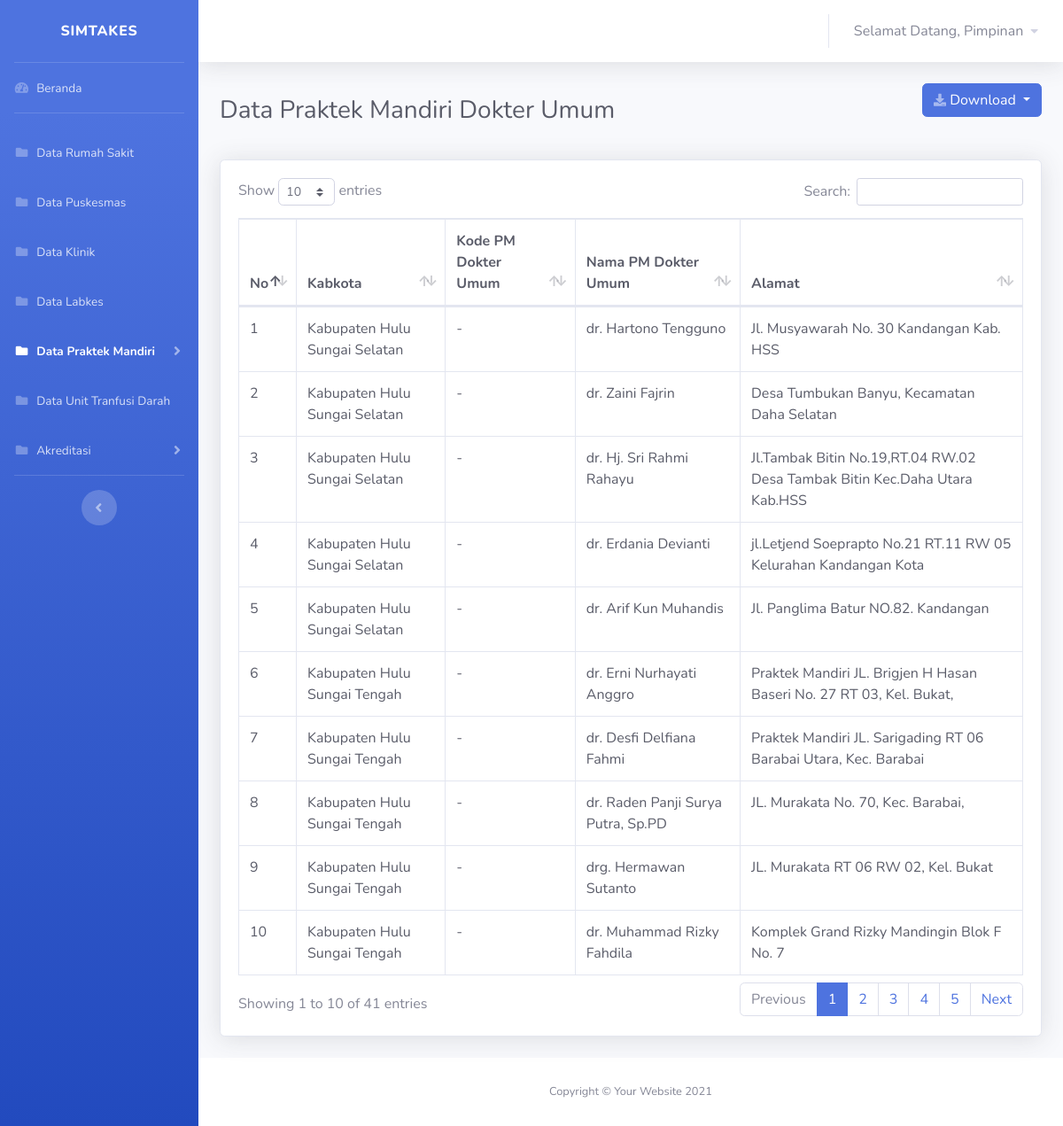
The page /views/pimpinan/praktekmandiri/pm_dokterumum.php (signed in) on the database its author committed.
### tables this page shows
CREATE TABLE `user` (
  `id_user` int(11) NOT NULL,
  `username` varchar(30) NOT NULL,
  `nama` varchar(100) NOT NULL,
  `password` varchar(30) NOT NULL,
  `id_role` int(11) NOT NULL
);

CREATE TABLE `data_pmdrumum` (
  `idx` int(11) NOT NULL,
  `kabkota` varchar(50) NOT NULL,
  `kodepmdrumum` varchar(50) NOT NULL,
  `namapmdrumum` varchar(50) NOT NULL,
  `alamat` varchar(255) NOT NULL
);

### koneksi.php (called while the page is built, shortened)
<?php
$koneksi = mysqli_connect("localhost", "root", "", "simtakes") or die(mysqli_error($koneksi));
$username = $_SESSION['username'];
$id_role = $_SESSION['id_role'];
function query($query)
{
    global $koneksi;
    $result = mysqli_query($koneksi, $query);
    $rows = [];
    while ($row = mysqli_fetch_assoc($result)) {
        $rows[] = $row;
    }
    return $rows;
}
?>

### views/pimpinan/praktekmandiri/pm_dokterumum.php (the view, shortened to what this page needs)
<?php
require '../../../koneksi.php';
$dokterumum = query("SELECT * FROM data_pmdrumum ORDER BY kabkota");
?>
<!DOCTYPE html>
<html lang="en">
<head>
    <link href="../../../vendor/fontawesome-free/css/all.min.css" rel="stylesheet" type="text/css">
    <link href="../../../css/sb-admin-2.min.css" rel="stylesheet">
    <link href="../../../vendor/datatables/dataTables.bootstrap4.min.css" rel="stylesheet">
</head>
<body id="page-top">
    <div id="wrapper">
        <ul class="navbar-nav bg-gradient-primary sidebar sidebar-dark accordion" id="accordionSidebar">
            <a class="sidebar-brand d-flex align-items-center justify-content-center" href="dashboard.php">
                <div class="sidebar-brand-text mx-3">SIMTAKES</div>
            </a>
            <hr class="sidebar-divider my-0">
            <li class="nav-item ">
                <a class="nav-link" href="../dashboard.php">
                    <i class="fas fa-fw fa-tachometer-alt"></i>
                    <span>Beranda</span></a>
            </li>
            <hr class="sidebar-divider">
            <li class="nav-item">
                <a class="nav-link" href="../rumahsakit/rumahsakit.php">
                <i class="fas fa-fw fa-folder"></i>
                    <span>Data Rumah Sakit</span></a>
            </li>
            <li class="nav-item ">
                <a class="nav-link " href="../puskesmas/puskesmas.php" >
                    <i class="fas fa-fw fa-folder"></i>
                    <span>Data Puskesmas</span>
                </a>
            </li>
            <li class="nav-item ">
                <a class="nav-link " href="../klinik/klinik.php" >
                    <i class="fas fa-fw fa-folder"></i>
                    <span>Data Klinik</span>
                </a>
            </li>
            <li class="nav-item">
                <a class="nav-link " href="../labkes/labkes.php" >
                    <i class="fas fa-fw fa-folder"></i>
                    <span>Data Labkes</span>
                </a>
            </li>
            <li class="nav-item active">
                <a class="nav-link collapsed" href="#" data-toggle="collapse" data-target="#collapsePages"
                    aria-expanded="true" aria-controls="collapsePages">
                    <i class="fas fa-fw fa-folder"></i>
                    <span>Data Praktek Mandiri</span>
                </a>
            </li>
            <li class="nav-item">
                <a class="nav-link" href="../transfusidarah/transfusidarah.php">
                <i class="fas fa-fw fa-folder"></i>
                    <span>Data Unit Tranfusi Darah</span></a>
            </li>
            <li class="nav-item">
                <a class="nav-link collapsed" href="#" data-toggle="collapse" data-target="#collapseAkreditasi"
                    aria-expanded="true" aria-controls="collapseAkreditasi">
                    <i class="fas fa-fw fa-folder"></i>
                    <span>Akreditasi</span>
                </a>
            </li>
            <hr class="sidebar-divider d-none d-md-block">
            <div class="text-center d-none d-md-inline">
                <button class="rounded-circle border-0" id="sidebarToggle"></button>
            </div>
        </ul>
        <div id="content-wrapper" class="d-flex flex-column">
            <div id="content">
                <nav class="navbar navbar-expand navbar-light bg-white topbar mb-4 static-top shadow">
                    <ul class="navbar-nav ml-auto">
                        <li class="nav-item dropdown no-arrow">
                            <a class="nav-link dropdown-toggle" href="#" id="userDropdown" role="button"
                                data-toggle="dropdown" aria-haspopup="true" aria-expanded="false">
                                <span class="mr-2 d-none d-lg-inline text-gray-600">Selamat Datang,
                                <?php $index = mysqli_query($koneksi,"SELECT nama from user where username='$username' AND id_role = '$id_role'");
                                $row = mysqli_fetch_array($index);
                                if ($row && $row["nama"] == !'') {
                                echo $row['nama'];
                                }else
                                {
                                echo "no class";
                                }
                                ?>
                                </span>
                                    <i class="fas fa-caret-down fa-sm"></i>
                            </a>
                        </li>
                    </ul>
                </nav>
                <div class="container-fluid">
                    <div class="d-sm-flex align-items-center justify-content-between mb-4">
                        <h1 class="h3 mb-0 text-gray-800">Data Praktek Mandiri Dokter Umum</h1>
                        <div class="d-sm-flex align-items-center justify-content-between mb-4">
                            <div class="btn-group">
                                <button type="button" class="btn btn-primary dropdown-toggle " data-toggle="dropdown" aria-haspopup="true" aria-expanded="false"><i
                                    class="fas fa-download fa-sm text-white-50"></i>
                                    Download
                                </button>
                            </div>
                        </div>
                    </div>
                        <div class="card shadow mb-4">
                            <div class="card-body">
                                <div class="table-responsive">
                                    <table class="table table-bordered text-dark" id="dataTable" width="100%" cellspacing="0">
                                        <thead>
                                            <tr>
                                            <th>No</th>
                                            <th>Kabkota</th>
                                            <th>Kode PM Dokter Umum</th>
                                            <th>Nama PM Dokter Umum</th>
                                            <th>Alamat</th>
                                            </tr>
                                        </thead>
                                        <tbody>
                                            <?php $no = 1; ?>
                                            <?php foreach ($dokterumum as $du) : ?>
                                            <tr>
                                                <td><?= $no++ ?></td>
                                                <td><?= $du['kabkota'] ?></td>
                                                <td><?= $du['kodepmdrumum'] ?></td>
                                                <td><?= $du['namapmdrumum'] ?></td>
                                                <td><?= $du['alamat'] ?></td>
                                            </tr>
                                            <?php endforeach ?>
                                        </tbody>
                                    </table>
                                </div>
                            </div>
                        </div>
                </div>
            </div>
            <footer class="sticky-footer bg-white">
                <div class="container my-auto">
                    <div class="copyright text-center my-auto">
                        <span>Copyright &copy; Your Website 2021</span>
                    </div>
                </div>
            </footer>
        </div>
    </div>
</body>
</html>

### rows shown on the page
user: nama "Pimpinan"
data_pmdrumum: kabkota "Kabupaten Hulu Sungai Selatan", kodepmdrumum "-", namapmdrumum "dr. Hartono Tengguno", alamat "Jl. Musyawarah No. 30 Kandangan Kab. HSS"
data_pmdrumum: kabkota "Kabupaten Hulu Sungai Selatan", kodepmdrumum "-", namapmdrumum "dr. Zaini Fajrin", alamat "Desa Tumbukan Banyu, Kecamatan Daha Selatan"
data_pmdrumum: kabkota "Kabupaten Hulu Sungai Selatan", kodepmdrumum "-", namapmdrumum "dr. Hj. Sri Rahmi Rahayu", alamat "Jl.Tambak Bitin No.19,RT.04 RW.02 Desa Tambak Bitin Kec.Daha Utara Kab.HSS"
data_pmdrumum: kabkota "Kabupaten Hulu Sungai Selatan", kodepmdrumum "-", namapmdrumum "dr. Erdania Devianti", alamat "jl.Letjend Soeprapto No.21 RT.11 RW 05 Kelurahan Kandangan Kota"
data_pmdrumum: kabkota "Kabupaten Hulu Sungai Selatan", kodepmdrumum "-", namapmdrumum "dr. Arif Kun Muhandis", alamat "Jl. Panglima Batur NO.82. Kandangan"
data_pmdrumum: kabkota "Kabupaten Hulu Sungai Tengah", kodepmdrumum "-", namapmdrumum "dr. Erni Nurhayati Anggro", alamat "Praktek Mandiri JL. Brigjen H Hasan Baseri No. 27 RT 03, Kel. Bukat,"
data_pmdrumum: kabkota "Kabupaten Hulu Sungai Tengah", kodepmdrumum "-", namapmdrumum "dr. Desfi Delfiana Fahmi", alamat "Praktek Mandiri JL. Sarigading RT 06 Barabai Utara, Kec. Barabai"
data_pmdrumum: kabkota "Kabupaten Hulu Sungai Tengah", kodepmdrumum "-", namapmdrumum "dr. Raden Panji Surya Putra, Sp.PD", alamat "JL. Murakata No. 70, Kec. Barabai,"
data_pmdrumum: kabkota "Kabupaten Hulu Sungai Tengah", kodepmdrumum "-", namapmdrumum "drg. Hermawan Sutanto", alamat "JL. Murakata RT 06 RW 02, Kel. Bukat"
data_pmdrumum: kabkota "Kabupaten Hulu Sungai Tengah", kodepmdrumum "-", namapmdrumum "dr. Muhammad Rizky Fahdila", alamat "Komplek Grand Rizky Mandingin Blok F No. 7"
